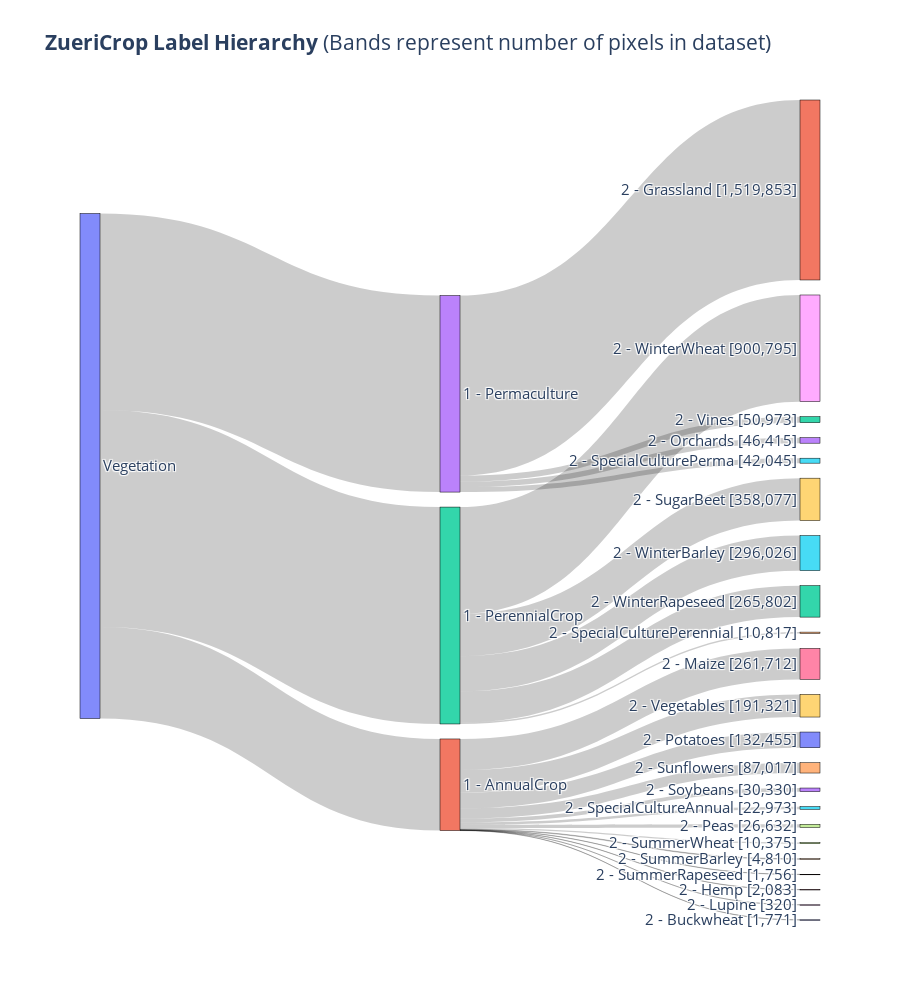

Notebook code cell kept with this figure:
### Code cell
# Prepare data for Sankey diagram
node_labels = ["Vegetation"]

# Create labels for tier 1 nodes
tier1_labels = [f"1 - {dataset_info['tier1'][i]}" for i in sorted(list(pixels_by_tier_category['tier1'].keys())) if i != 0]
node_labels.extend(tier1_labels)

# Create labels for tier 2 nodes
tier2_labels = [f"2 - {dataset_info['tier2'][i]} [{pixels_by_tier_category['tier2'][i]:,}]" for i in sorted(list(pixels_by_tier_category['tier2'].keys())) if i != 0]
node_labels.extend(tier2_labels)

# Create source and target lists based on the provided relationships
sources = []
targets = []
values = []

# Tier1 to Vegetation links
for i, t1_index in enumerate(tier1_labels):

    sources.append(0)  # Index of Vegetation node
    targets.append(i+1)  # Adjust index for tier 1 node
    values.append(pixels_by_tier_category['tier1'][i+1])

# Tier2 to Tier1 links
for i, t1_index in enumerate(tier2_to_tier1):
    if i == 0:
        continue
    targets.append(len(tier1_labels) + i)  # Adjust index for tier 2 node
    sources.append(t1_index)  # Adjust index for tier 1 node
    values.append(pixels_by_tier_category['tier2'][i])

# Create the Sankey diagram using Plotly
fig = go.Figure(data=[go.Sankey(
    node=dict(
        pad=15,
        thickness=20,
        line=dict(color="black", width=0.5),
        label=node_labels,
    ),
    link=dict(
        source=sources,
        target=targets,
        value=values
    ),
    arrangement='snap'
)])

fig.update_layout(title_text="<b>ZueriCrop Label Hierarchy</b> (Bands represent number of pixels in dataset)", font_size=15, height=1000)

fig.write_image("../assets/ZueriCrop_2.0_Tiers_Sankey.pdf", width=1200, height=1500)

fig.show()

### Figure 1 — Plotly figure (JSON) as saved in the notebook; plotly's stock layout.template omitted (floating-point values rounded to 4 significant figures)
{"data": [{"arrangement": "snap", "link": {"source": [0, 0, 0, 1, 2, 1, 1, 2, 2, 1, 1, 2, 1, 1, 1, 1, 1, 1, 1, 1, 3, 3, 3, 2, 3], "target": [1, 2, 3, 4, 5, 6, 7, 8, 9, 10, 11, 12, 13, 14, 15, 16, 17, 18, 19, 20, 21, 22, 23, 24, 25], "value": [773555, 1831517, 1659286, 4810, 296026, 261712, 10375, 900795, 358077, 132455, 1756, 265802, 30330, 87017, 22973, 2083, 26632, 320, 191321, 1771, 1519853, 50973, 46415, 10817, 42045]}, "node": {"label": ["Vegetation", "1 - AnnualCrop", "1 - PerennialCrop", "1 - Permaculture", "2 - SummerBarley [4,810]", "2 - WinterBarley [296,026]", "2 - Maize [261,712]", "2 - SummerWheat [10,375]", "2 - WinterWheat [900,795]", "2 - SugarBeet [358,077]", "2 - Potatoes [132,455]", "2 - SummerRapeseed [1,756]", "2 - WinterRapeseed [265,802]", "2 - Soybeans [30,330]", "2 - Sunflowers [87,017]", "2 - SpecialCultureAnnual [22,973]", "2 - Hemp [2,083]", "2 - Peas [26,632]", "2 - Lupine [320]", "2 - Vegetables [191,321]", "2 - Buckwheat [1,771]", "2 - Grassland [1,519,853]", "2 - Vines [50,973]", "2 - Orchards [46,415]", "2 - SpecialCulturePerennial [10,817]", "2 - SpecialCulturePerma [42,045]"], "line": {"color": "black", "width": 0.5}, "pad": 15, "thickness": 20}, "type": "sankey"}], "layout": {"font": {"size": 15}, "height": 1000, "title": {"text": "<b>ZueriCrop Label Hierarchy</b> (Bands represent number of pixels in dataset)"}}}
